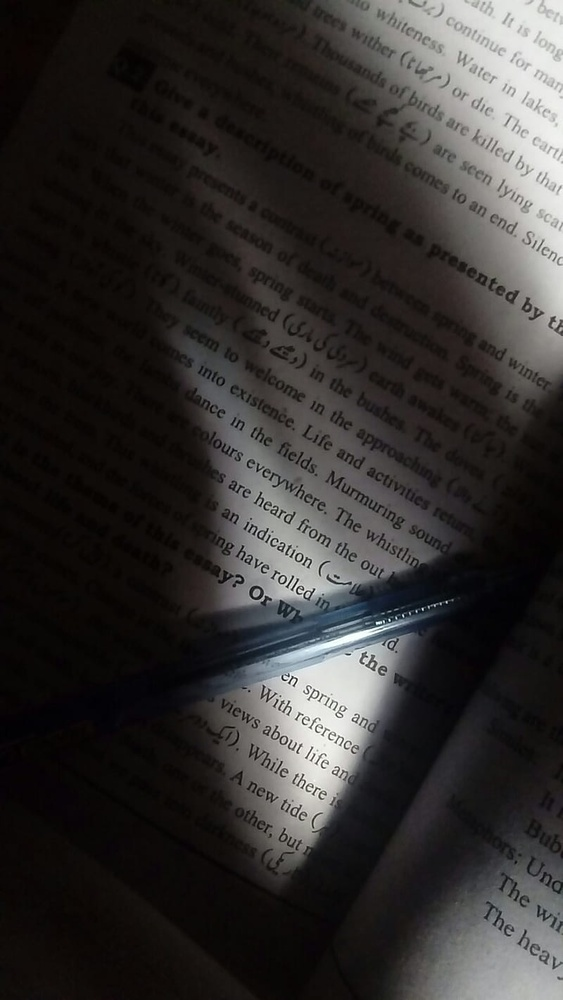
//> input picture ZH_Gyakorlas/book.jpg, 563 x 1000 px, shrunk from 800 x 1422 before the run
$ ./main   (built with g++ and OpenCV 4)
//> lines starting //> are read from the running program, lines starting //| are printed output that depends on the picture; after the words box and inside, x2 and y2 are one past the last pixel; in counts of white or black regions, pixels touching at a corner belong together
#include <iostream>
#include <opencv2/core.hpp>
#include <opencv2/highgui.hpp>
#include <opencv2/imgproc.hpp>

void Elso()
{
	cv::Mat img = cv::imread("C:\\Users\\Administrator\\source\\repos\\ZH_Gyakorlas\\book.jpg", 1);
//> img is the input picture: 1000 rows x 563 cols, CV_8UC3; mean B, G, R 46.5, 47.7, 50.2
	cv::Mat filtered;
	cv::Mat hsv, mask, masked;
	cv::Mat splitted[3], tempmask[3], finalmask, result;

	cv::GaussianBlur(img, filtered, cv::Size(5, 5), 0.5);
	cv::medianBlur(img, filtered, 3);

	cv::cvtColor(filtered, hsv, cv::COLOR_RGB2HSV);
//> hsv: 1000 rows x 563 cols, CV_8UC3; mean H, S, V 96.3, 68, 51.5
	unsigned char n = 0; // default: 0

	std::cout << "Enter value to be filtered by: ";
	std::cin >> n;
//> the answer given: 3
	cv::split(hsv, splitted);
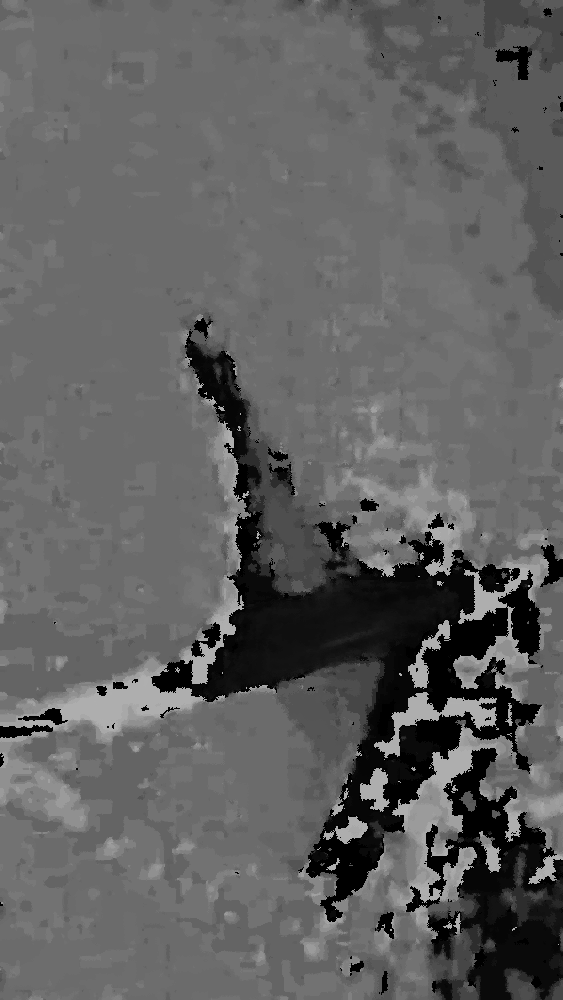
//> splitted[0]: 1000 rows x 563 cols, CV_8UC1; min 0, max 176, mean 96.3
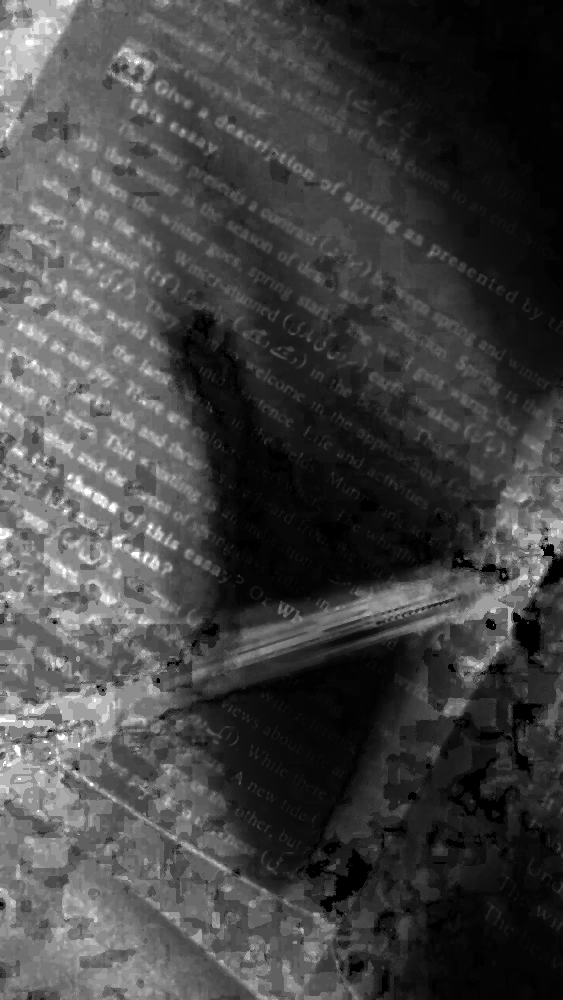
//> splitted[1]: 1000 rows x 563 cols, CV_8UC1; min 0, max 255, mean 68
	cv::threshold(splitted[0], mask, n, 255, cv::THRESH_BINARY);
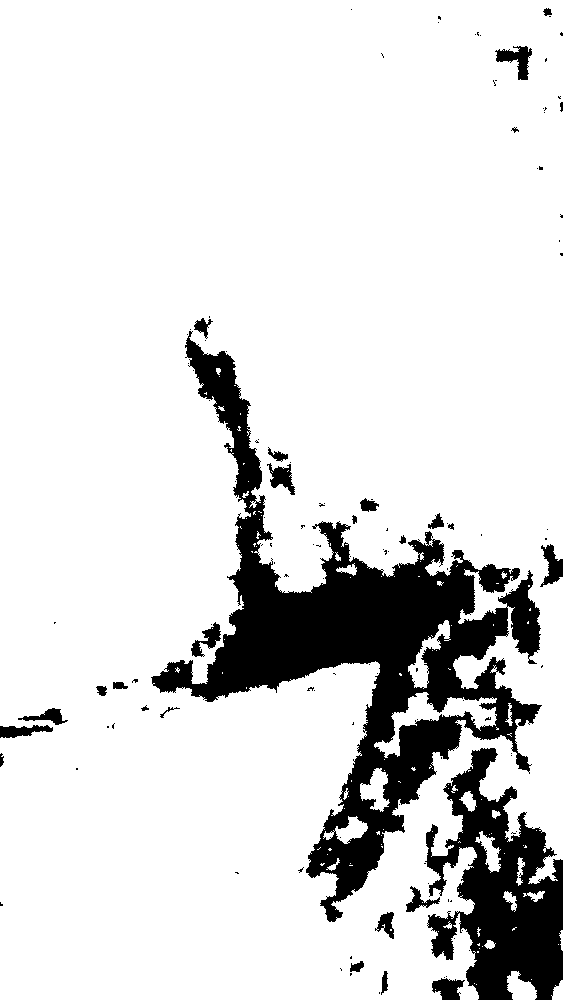
//> mask: 1000 rows x 563 cols, CV_8UC1; 86.3% white; 128 black regions (100 under 20 px), largest, box (x1, y1, x2, y2) and area: (151, 331, 542, 922) 53433, (425, 748, 563, 1000) 18197, (495, 46, 532, 80) 581

	for (int i = 0; i < 3; ++i)
		tempmask[i] = mask.clone();

	cv::merge(tempmask, 3, finalmask);
	cv::bitwise_and(img, finalmask, masked);
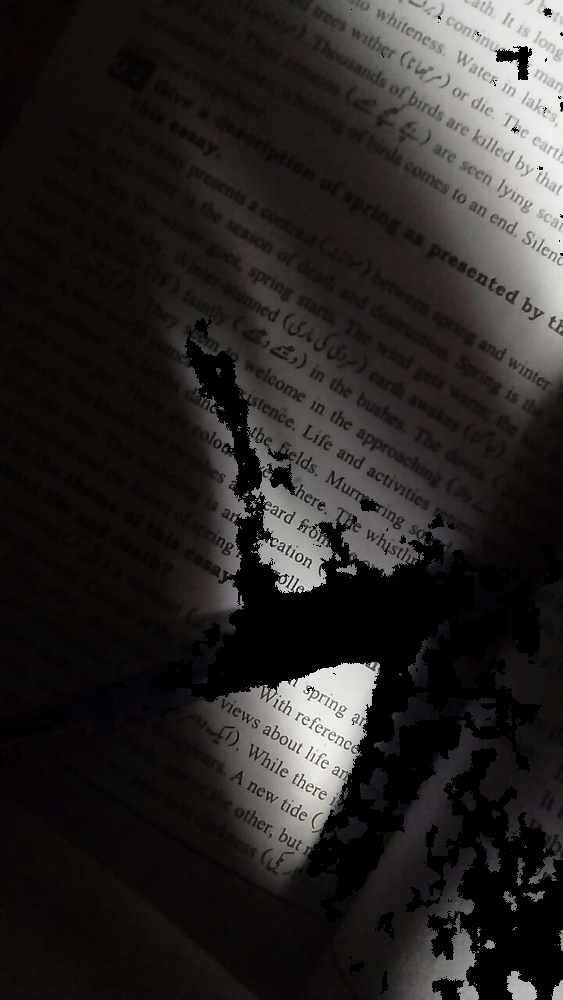
//> masked: 1000 rows x 563 cols, CV_8UC3; mean B, G, R 36.6, 38.3, 41.2

	cv::cvtColor(masked, hsv, cv::COLOR_RGB2HSV);
//> hsv: 1000 rows x 563 cols, CV_8UC3; mean H, S, V 94.3, 63.8, 41.4
	unsigned char hue = 0, sat = 0, value = 0; // default: 0,0,0
	std::cout << "Enter Hue value: ";
	std::cin >> hue;
//> the answer given: 3
	std::cout << "Enter Saturation value: ";
	std::cin >> sat;
//> the answer given: 3
	std::cout << "Enter Value value: ";
	std::cin >> value;
//> the answer given: 3

	for (int i = 0; i < img.rows; ++i) {
		for (int j = 0; j < img.cols; ++j) {
			cv::Vec3b pixelGroup = hsv.at<cv::Vec3b>(i, j);
			pixelGroup[0] += hue;
			pixelGroup[1] += sat;
			pixelGroup[2] += value;

			hsv.at<cv::Vec3b>(i, j) = pixelGroup;
		}
	}
//> hsv: 1000 rows x 563 cols, CV_8UC3; mean H, S, V 145.3, 113, 83

	cv::cvtColor(hsv, result, cv::COLOR_HSV2RGB);
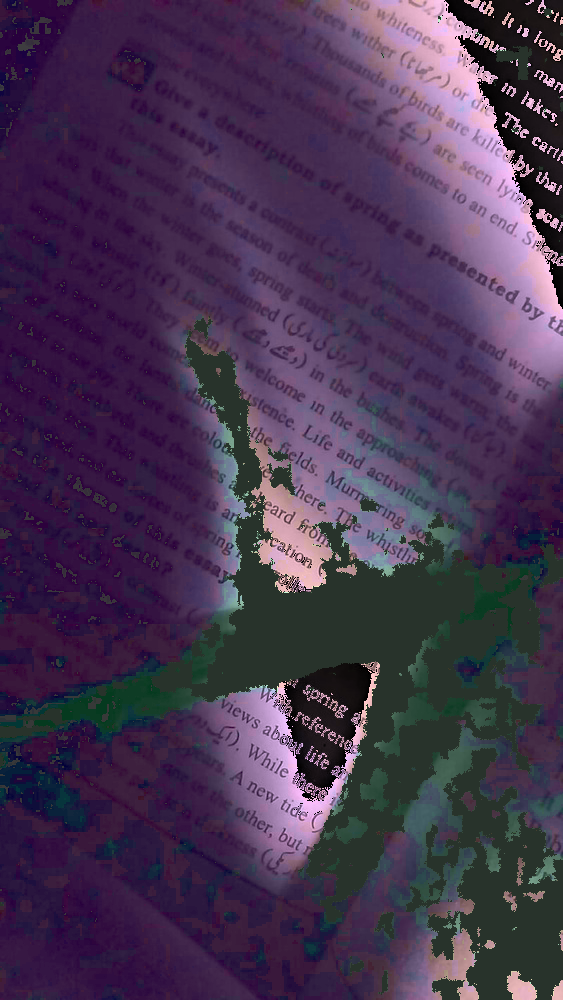
//> result: 1000 rows x 563 cols, CV_8UC3; mean B, G, R 79.9, 52.1, 69.7

	std::vector<int> formatParameters_jpg;
	formatParameters_jpg.push_back(cv::IMWRITE_JPEG_QUALITY);
	formatParameters_jpg.push_back(92);
	cv::imwrite("out.jpg", result, formatParameters_jpg);

	cv::imshow("img", img);
	cv::imshow("result", result);
	cv::waitKey();
}

void Masodik()
{
	std::string path;
	path = "C:\\Users\\Administrator\\source\\repos\\ZH_Gyakorlas\\book.jpg";
	// std::cout << "Enter path to image: ";
	// std::cin >> path;

	cv::Mat img = cv::imread(path);
	cv::Mat mask, hsv, splitted[3];

	unsigned char thresholdValue = 0;
	std::cout << "Enter threshold value: ";
	std::cin >> thresholdValue;
//> the answer given: 100
	cv::cvtColor(img, hsv, cv::COLOR_RGB2HSV);
//> hsv: 1000 rows x 563 cols, CV_8UC3; mean H, S, V 96.1, 68.5, 51.3
	cv::split(hsv, splitted);
	cv::threshold(splitted[0], mask, thresholdValue, 255, cv::THRESH_BINARY);
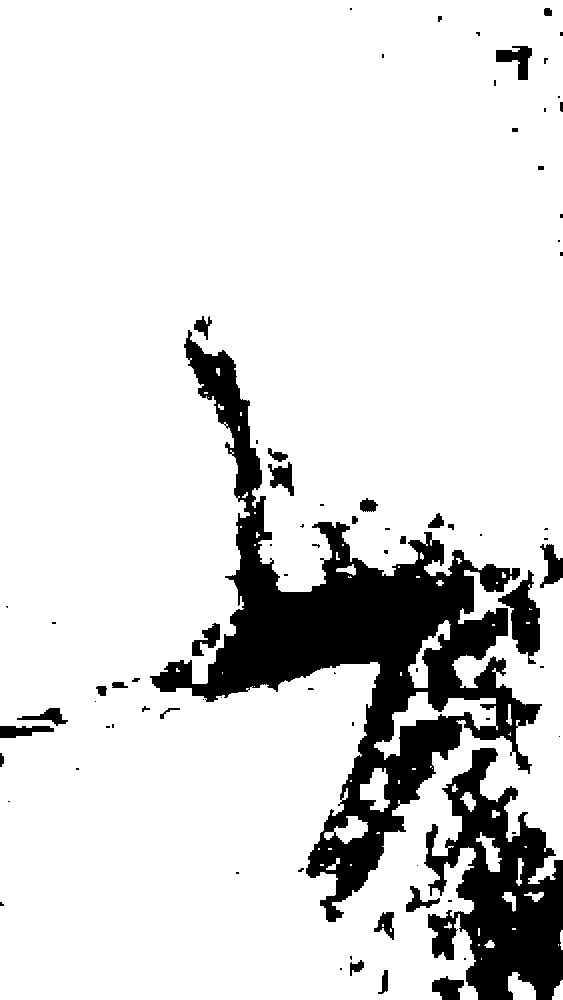
//> mask: 1000 rows x 563 cols, CV_8UC1; 86.1% white; 79 black regions (47 under 20 px), largest, box (x1, y1, x2, y2) and area: (150, 330, 542, 922) 52087, (424, 748, 563, 1000) 18659, (498, 570, 540, 664) 1855
	//inicializaljuk az eredmenymatrixot
	//a legegyszerubb ha a beepitett Point osztalyt hasznaljuk a koordinatak tarolalasa vectorban
	cv::Mat masked(hsv.size(), CV_8UC3);
	std::vector<cv::Point> indexes;
	cv::imshow("mask", mask);
	cv::waitKey();
	for (int i = 0; i < img.rows; ++i) {
		for (int j = 0; j < img.cols; ++j) {
			//ahol a mask pixel nem nulla ott szurunk tovabbi belso if-fel
			//a belso ifben kulon sorba vannak a feltetelek csatornankent
			if (mask.at<uchar>(i, j)) {
				cv::Vec3b pixelgroup = hsv.at<cv::Vec3b>(i, j);
				if (pixelgroup[0] <= thresholdValue * 2 &&
					(pixelgroup[1] >= 50 && pixelgroup[1] <= 170) &&
					(pixelgroup[2] >= 100 && pixelgroup[2] <= 200)
					) {
					masked.at<cv::Vec3b>(i, j) = pixelgroup;
					indexes.push_back(cv::Point(i, j));
				}

			}
		}
	}
//> masked: 1000 rows x 563 cols, CV_8UC3; every value is 0

	//veletlenszeru torles es morfologia
	cv::Mat structElement = cv::getStructuringElement(cv::MORPH_CROSS, cv::Size(3, 3));

	//itt sokfajta megoldas is van a vector bejarasara, ez a fapados verzio
	for (int i = 0; i < indexes.size(); ++i) {
		float n = std::rand() / RAND_MAX;

		//itt a vector adott elemet erjuk el a begin a legelso elem lesz mig az i hogy hanyadik elemnel jarunk
		if (n > 0.5) indexes.erase(indexes.begin() + i);
	}
//> this loop made 0 passes

	cv::Mat mask2(mask.size(), CV_8UC1);

	for (int i = 0; i < indexes.size(); ++i) {
		mask2.at<uchar>(indexes.at(i).x, indexes.at(i).y) = 255;
	}
//> mask2: 1000 rows x 563 cols, CV_8UC1; every value is 0

	cv::Mat opened;
	cv::Mat eroded;
	cv::Mat tempMask[3], finalMask;
	cv::Mat hsv_result;

	cv::erode(mask2, eroded, structElement);
	cv::dilate(eroded, opened, structElement);

	for (int i = 0; i < 3; ++i)
		tempMask[i] = opened.clone();

	cv::merge(tempMask, 3, finalMask);
	cv::bitwise_and(hsv, finalMask, hsv_result);

	cv::imshow("finalMask", finalMask);
	cv::imshow("hsv_result", hsv_result);
	cv::waitKey();

	unsigned char hue = 20, sat = 60, val = 120; // default: 0,0,0
	// [8 lines of commented-out code are left out]
	for (int i = 0; i < hsv_result.rows; ++i) {
		for (int j = 0; j < hsv_result.cols; ++j) {
			cv::Vec3b pixelGroup = hsv_result.at<cv::Vec3b>(i, j);
			if (pixelGroup == cv::Vec3b(0, 0, 0))
				pixelGroup = cv::Vec3b(hue, sat, val);
			hsv_result.at<cv::Vec3b>(i, j) = pixelGroup;
		}
	}
//> hsv_result: 1000 rows x 563 cols, CV_8UC3; mean H, S, V 20, 60, 120

	cv::Mat result;
	cv::cvtColor(hsv_result, result, cv::COLOR_HSV2RGB);
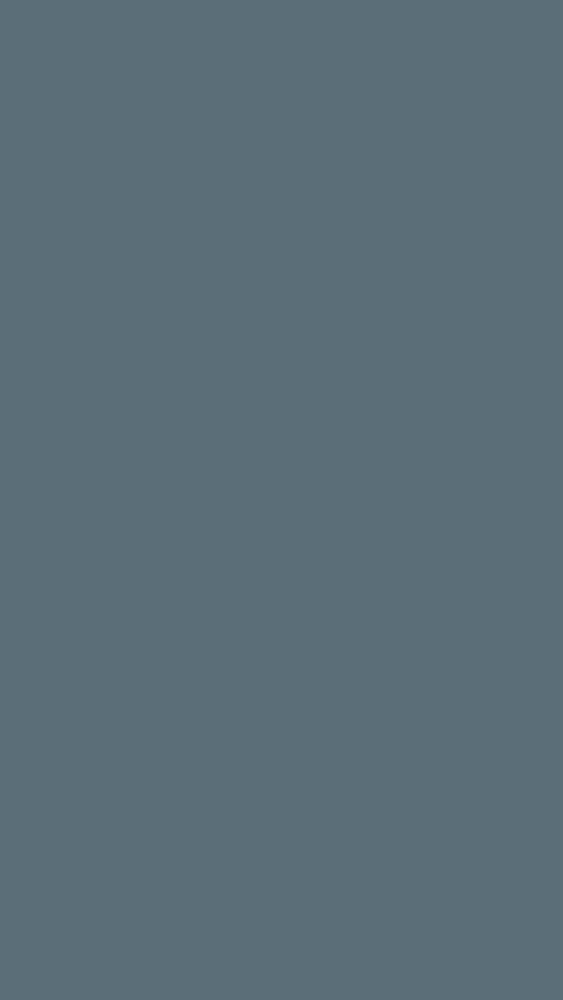
//> result: 1000 rows x 563 cols, CV_8UC3; mean B, G, R 120, 110, 91

	cv::imshow("result", result);
	cv::waitKey();
}


int main()
{

	Elso();

	Masodik();

    return 0;
}

$ run again, with ZH_Gyakorlas/kacsa.png saved as ZH_Gyakorlas/book.jpg
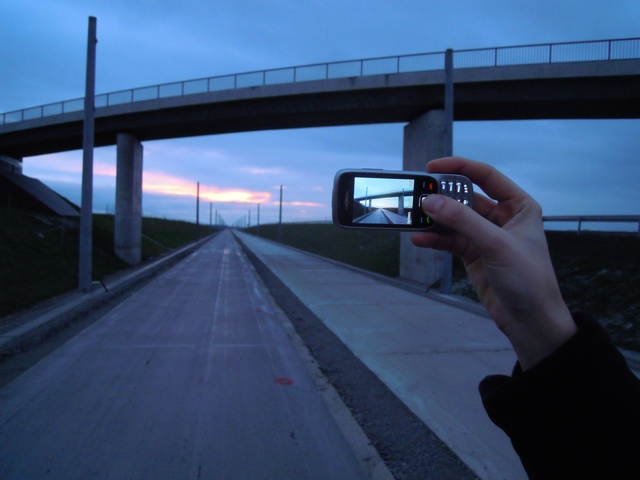
//> input picture ZH_Gyakorlas/kacsa.png, 640 x 480 px
//> in Elso, img is the input picture: 480 rows x 640 cols, CV_8UC3; mean B, G, R 113.1, 78.6, 56.2
//> finalmask: 480 rows x 640 cols, CV_8UC3; 6.9% white; 266 white regions (202 under 20 px), largest, box (x1, y1, x2, y2) and area: (411, 190, 584, 361) 9433, (426, 157, 538, 232) 3243, (139, 171, 324, 207) 2496
//> in Elso, `cv::cvtColor(hsv, result, cv::COLOR_HSV2RGB);`:
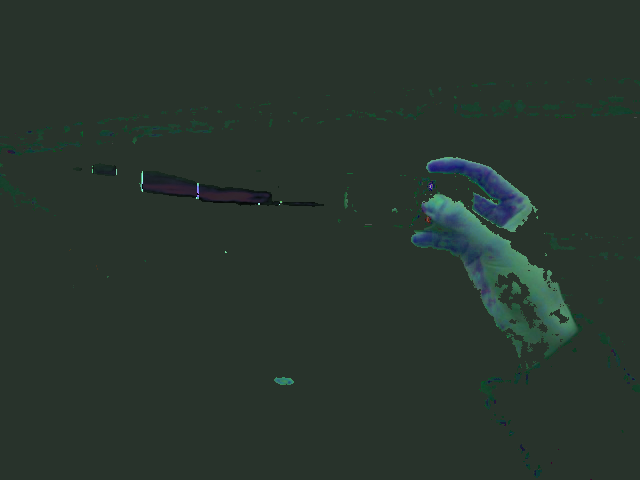
//> result: 480 rows x 640 cols, CV_8UC3; mean B, G, R 45.2, 53, 40.4
//> in Masodik, `cv::threshold(splitted[0], mask, thresholdValue, 255, cv::THRESH_BINAR..`:
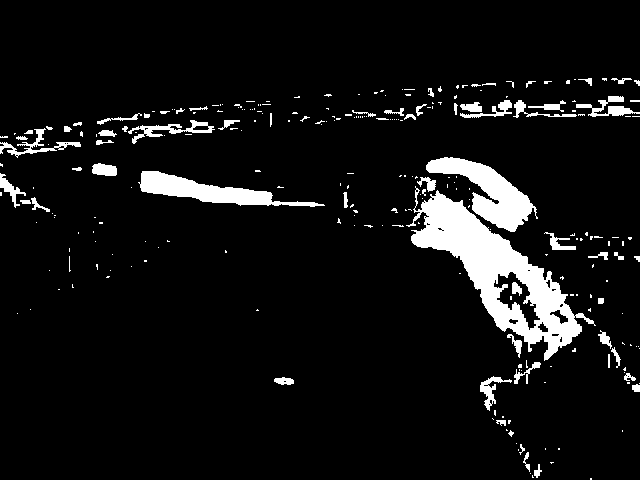
//> mask: 480 rows x 640 cols, CV_8UC1; 7.3% white; 267 white regions (203 under 20 px), largest, box (x1, y1, x2, y2) and area: (406, 186, 596, 361) 9525, (426, 157, 538, 232) 3247, (138, 171, 325, 207) 2509
